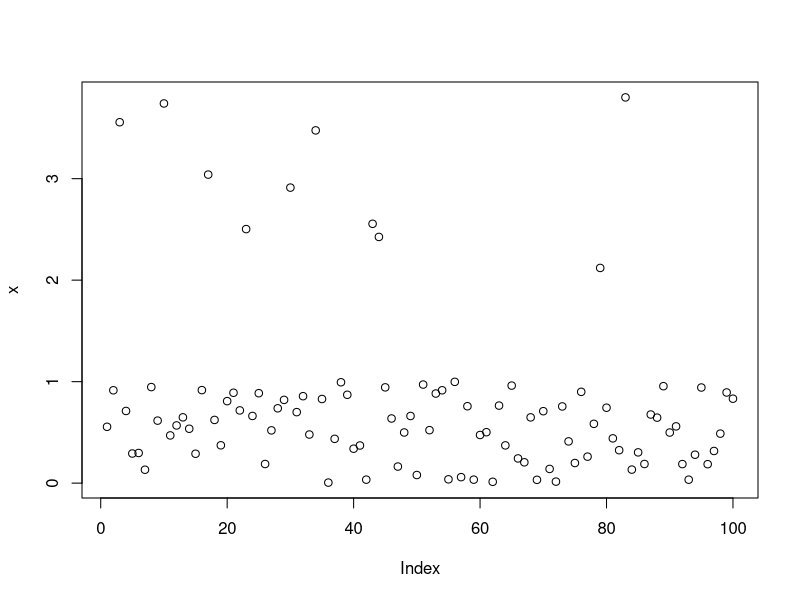
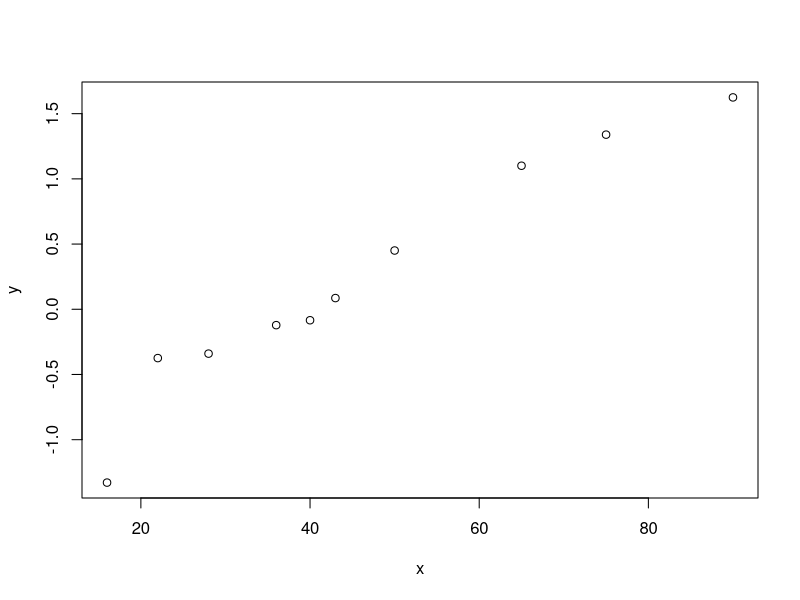
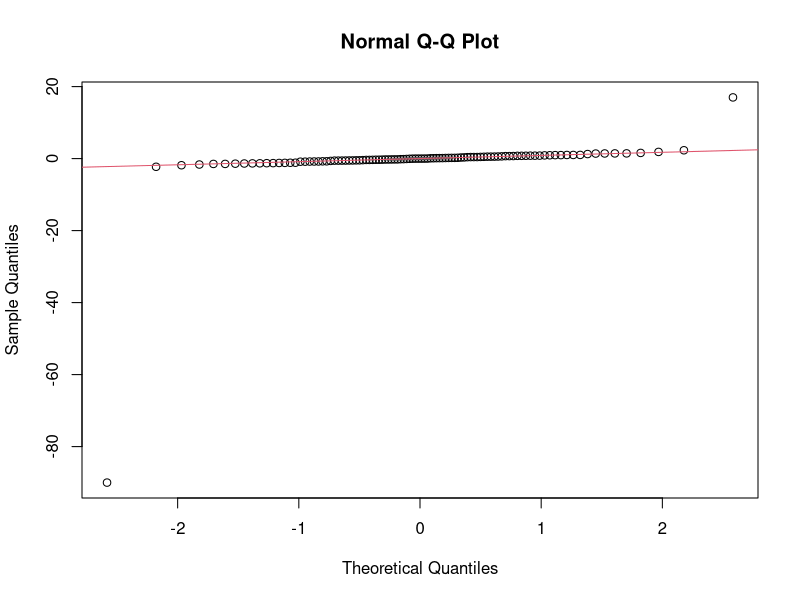
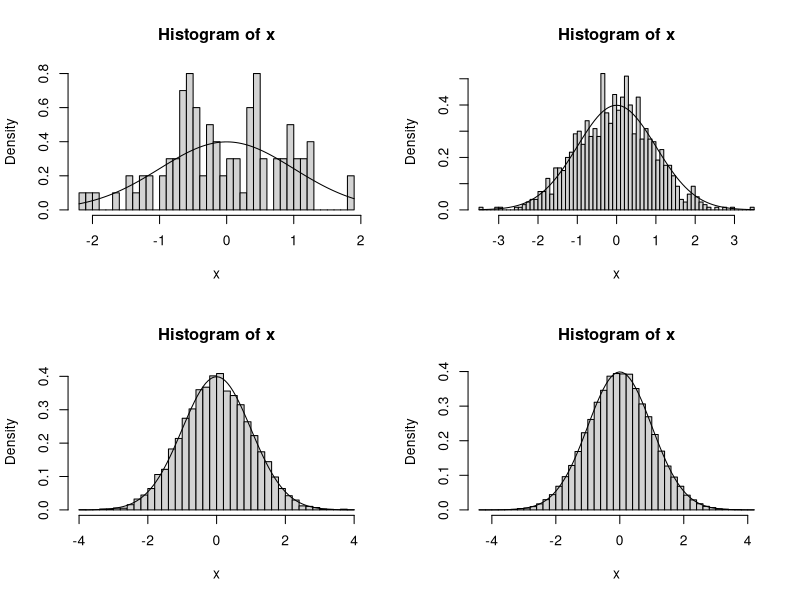
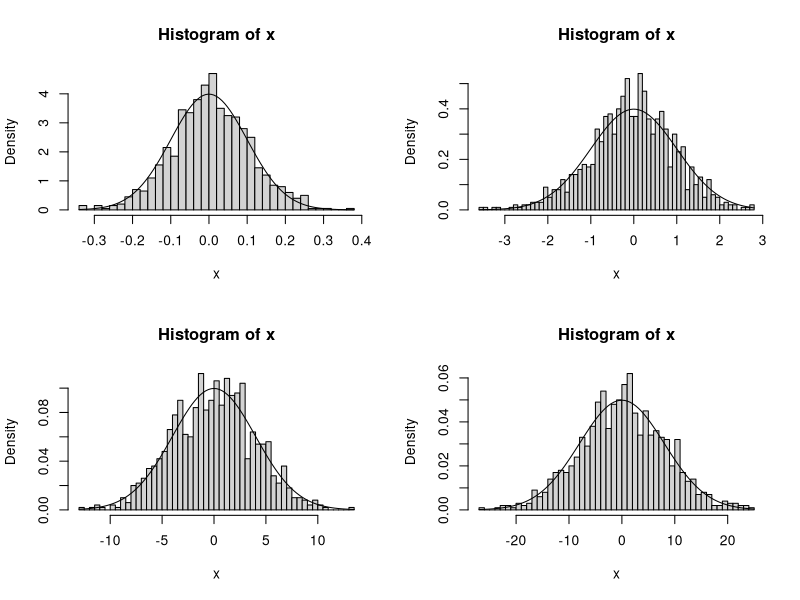

The R script that drew these images, in order:
#######################################################################################
# week 3 tutorial 
# in class examples 
#######################################################################################

########################## example of noise in data ###################################
set.seed(275280)
x <- runif(100, min = 0, max = 1)  
x
mean(x) # 0.5129629
var(x) # 0.09078135

# # add noise to 10% of the entire data
indices <- rbinom(length(x), 1, 0.1) # sample indices, where noise will be added
indices
indices <- as.logical(indices) # convert 0, 1 to FALSE, TRUE
indices
noise <- rnorm(sum(indices), mean = 3, sd = 1) # generate noise from N(3, 1)
noise 
x[indices] <- x[indices] + noise # add noise to corresponding data points

plot(x)

mean(x) # 0.7715149
var(x) # 0.6787696

# increase sample size to reduce the impact of noise
y = c(x, runif(100, min = 0, max = 1))
mean(y) # 0.6394396
var(y) # 0.6394396

# increase sample size, reduce impact of noise on mean
z = c(x, y)
mean(z) # 0.6834647
var(z) # 0.492095


########################## example of missing values ###################################

# sample data
x = runif(100)
y = runif(100)
data = cbind(x, y)
head(data)
index1 = sample(1:100, 30)
index2 = sample(1:100, 30)

# create missing values
data[index1, 1] = NA
data[index2, 2] = NA
head(data)
apply(data, 2, mean, na.rm = TRUE)

# delelte entire rows that contain NAs
data2 = na.omit(data)
dim(data2)

# mean imputation
data3 = data 
data3[is.na(data3[, 1]), 1] = mean(data[, 1], na.rm = TRUE)
data3[is.na(data3[, 2]), 2] = mean(data[, 2], na.rm = TRUE)
apply(data3, 2, mean) # variable means do not change

apply(data, 2, var, na.rm = TRUE)
apply(data3, 2, var) # variable variances are reduced

########################## impact of outliers ########################## 
x = c(4, 4, 5, 5, 5, 5, 6, 6, 6, 7 ,7)
y = c(x, 300)

mean(x) 
mean(y)

median(x)
median(y)

getMode <- function(x) {
  
  uniqueValues <- unique(x)
  uniqueValues[which.max(tabulate(match(x, uniqueValues)))]
  
}

getMode(x)
getMode(y)

sd(x)
sd(y)

########################## example of outliers in data ###################################
# normal probability plot 
# assuming data come from normal distribution
x = c(65, 75, 16, 22, 43, 40, 28, 36, 50, 90)
x = x[order(x)]
x
y = rnorm(10)
y = y[order(y)]
y

plot(x, y)

# R function for normal probability plot 
data = rnorm(100)
data=c(data,17,-90)
qqnorm(data)
qqline(data, col = 2) # add a theoretical line


########################## example of sample size and sd ###################################
# sample size 
par(mfrow = c(2,2))

f = function(sample, stddev) {
  x = rnorm(sample, 0, stddev)
  hist(x, breaks=50, prob=T)
  curve(dnorm(x, mean = 0, sd = stddev), add = T, yaxt = "n")
}

f(100, 1)
f(1000, 1)
f(10000, 1)
f(100000, 1)

f(1000, 0.1)
f(1000, 1)
f(1000, 4)
f(1000, 8)


